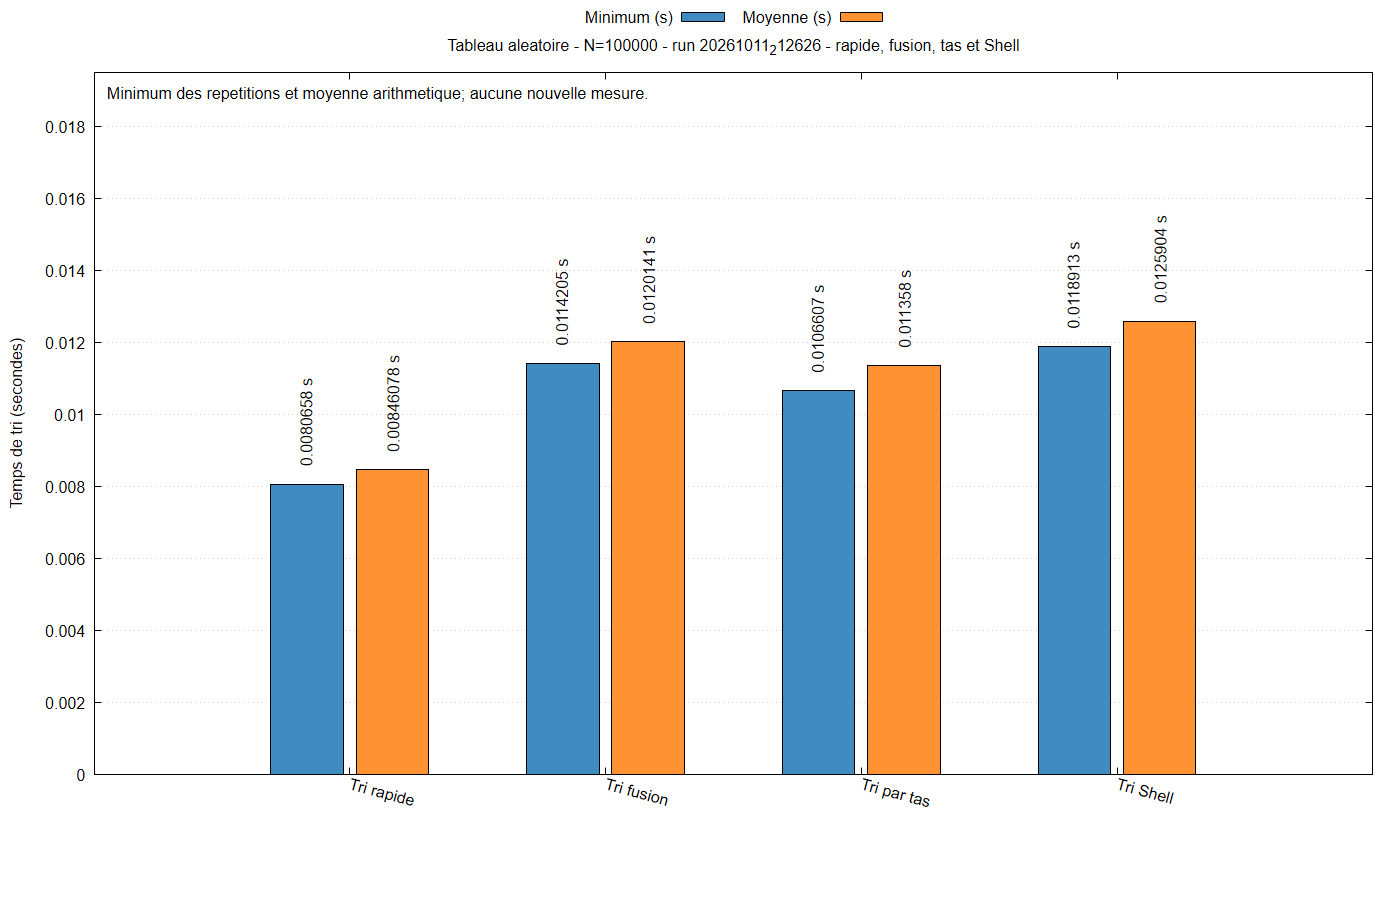

Source code (gnuplot):
set encoding utf8
set terminal pngcairo size 1400,900 font 'Arial,12'
set output 'graphiques/20261011_212626/histogrammes/aleatoire_100000_rapides.png'
set datafile separator ';'
set datafile missing 'non_mesure'
set title 'Tableau aleatoire - N=100000 - run 20261011_212626 - rapide, fusion, tas et Shell'
set ylabel 'Temps de tri (secondes)'
set style data histograms
set style histogram clustered gap 1
set style fill solid 0.85 border -1
set boxwidth 0.85
set grid ytics
set key outside top center horizontal
set xtics rotate by -15
set bmargin 7
set yrange [0:0.019515182]
set label 1 'Minimum des repetitions et moyenne arithmetique; aucune nouvelle mesure.' at graph 0.01,0.97 front
plot 'graphiques/20261011_212626/histogrammes/aleatoire_100000_rapides.dat' every ::1 using 2:xticlabels(1) title 'Minimum (s)' lc rgb '#1f77b4', '' every ::1 using 3 title 'Moyenne (s)' lc rgb '#ff7f0e', '' every ::1 using ($0-0.17):2:(sprintf('%.6g s',column(2))) with labels rotate by 90 left offset 0,1 notitle, '' every ::1 using ($0+0.17):3:(sprintf('%.6g s',column(3))) with labels rotate by 90 left offset 0,1 notitle
unset output
